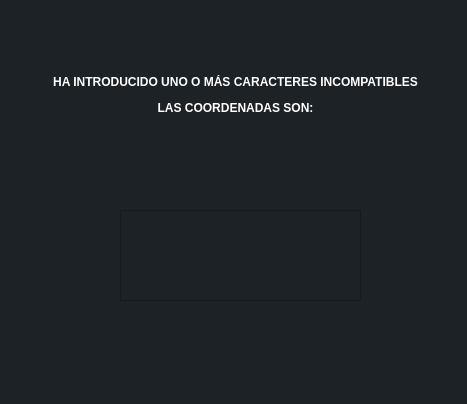
<?xml version="1.0" encoding="UTF-8"?>
<ui version="4.0">
 <class>Form_error2</class>
 <widget class="QWidget" name="Form_error2">
  <property name="geometry">
   <rect>
    <x>0</x>
    <y>0</y>
    <width>467</width>
    <height>404</height>
   </rect>
  </property>
  <property name="windowTitle">
   <string>Form</string>
  </property>
  <property name="styleSheet">
   <string notr="true">background-color: rgb(29, 34, 38);</string>
  </property>
  <widget class="QLabel" name="label_error1">
   <property name="geometry">
    <rect>
     <x>20</x>
     <y>40</y>
     <width>431</width>
     <height>111</height>
    </rect>
   </property>
   <property name="text">
    <string>&lt;html&gt;&lt;head/&gt;&lt;body&gt;&lt;p align=&quot;center&quot;&gt;&lt;span style=&quot; font-weight:700; color:#ffffff;&quot;&gt;HA INTRODUCIDO UNO O MÁS CARACTERES INCOMPATIBLES&lt;/span&gt;&lt;/p&gt;&lt;p align=&quot;center&quot;&gt;&lt;span style=&quot; font-weight:700; color:#ffffff;&quot;&gt;LAS COORDENADAS SON:&lt;/span&gt;&lt;/p&gt;&lt;/body&gt;&lt;/html&gt;</string>
   </property>
  </widget>
  <widget class="QTextBrowser" name="textBrowser_error2">
   <property name="geometry">
    <rect>
     <x>120</x>
     <y>210</y>
     <width>241</width>
     <height>91</height>
    </rect>
   </property>
  </widget>
 </widget>
 <resources/>
 <connections/>
</ui>
